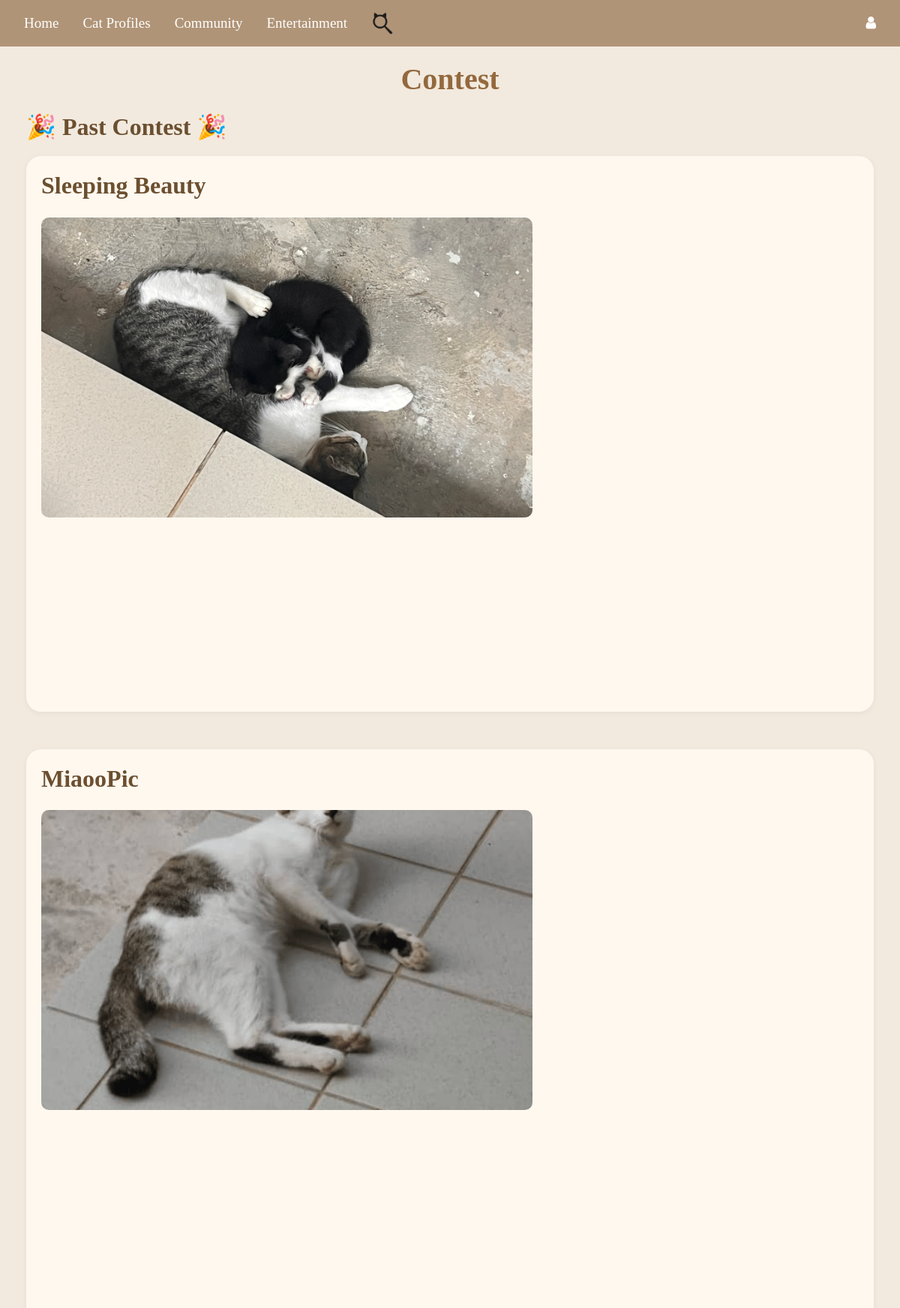
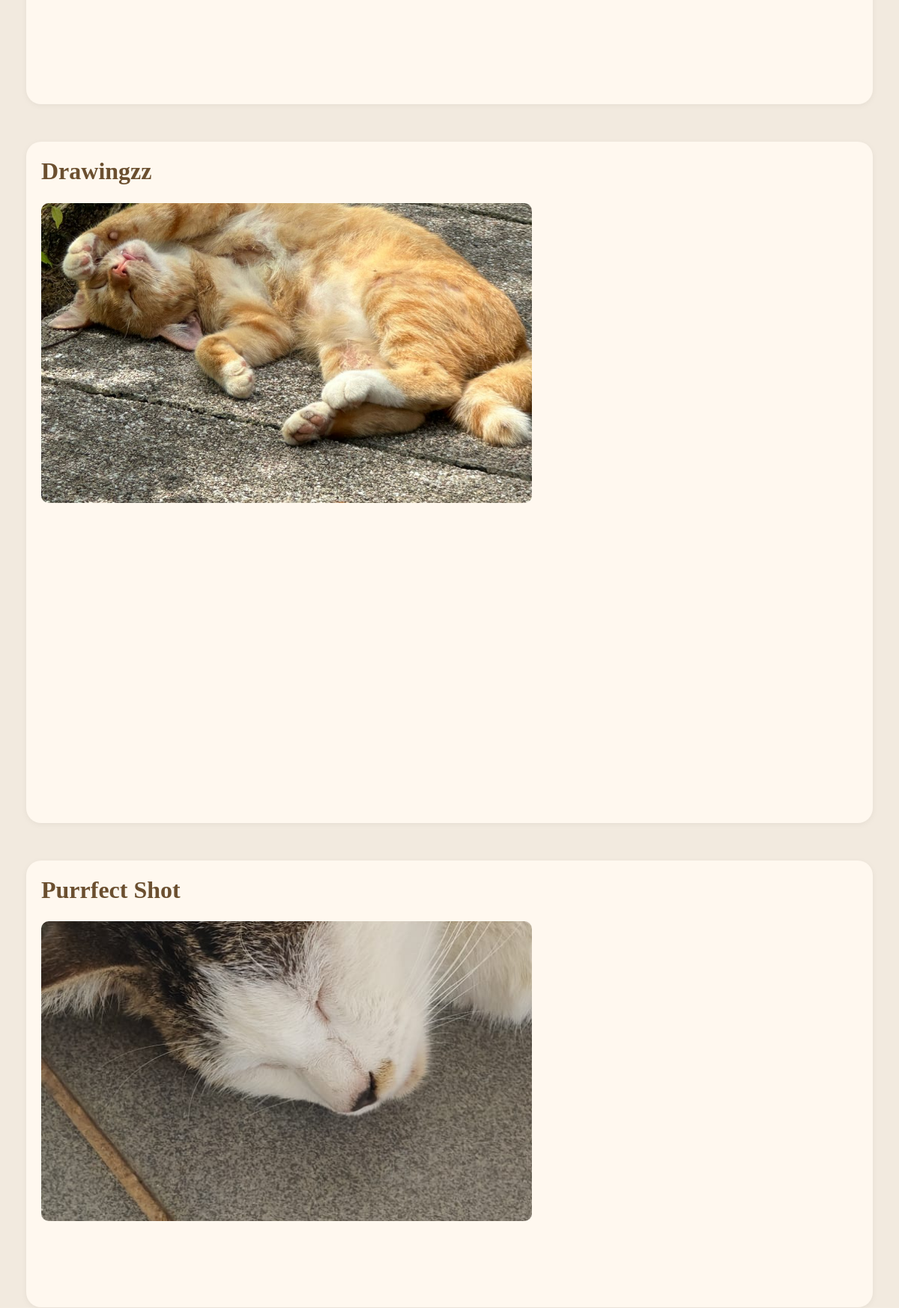
/contest_page (upper part), run on the app's committed database (2 pictures, top to bottom).
### tables this page shows
CREATE TABLE contests (
    id INTEGER PRIMARY KEY AUTOINCREMENT,
    name TEXT NOT NULL,
    start_date TEXT NOT NULL,
    end_date TEXT NOT NULL,
    voting_start TEXT NOT NULL,
    voting_end TEXT NOT NULL,
    result_announcement TEXT NOT NULL,
    purpose TEXT NOT NULL,
    rules TEXT NOT NULL,
    prizes TEXT NOT NULL,
    banner_url TEXT
);

### Website/contestmanagement.py (the view)
@contestmanagement_bp.route("/contest_page")
def contest_page():
    print(f"DEBUG: current_user = {current_user}")  # Debugging current_user
    user_role = getattr(current_user, 'role', 'user')
    print(f"DEBUG: user_role = {user_role}")
    conn = get_db_connection()
    contests = conn.execute("SELECT * FROM contests").fetchall()  # Get all contests
    conn.close()
    today = date.today()
    contests = [dict(c) for c in contests]
    for c in contests:
        c["start_date"] = datetime.strptime(c["start_date"], "%Y-%m-%d").date()  #Convert string to date
        c["end_date"] = datetime.strptime(c["end_date"], "%Y-%m-%d").date()  #Convert string to date
        c["voting_end"] = datetime.strptime(c["voting_end"], "%Y-%m-%d").date()
    ongoing_contests = sorted(
        [c for c in contests if c["start_date"] <= today and c["voting_end"] >= today], key=lambda x: x["voting_end"]
    )  #Sort ongoing contests so those ending soonest are first
    upcoming_contests = sorted(
        [c for c in contests if c["start_date"] > today], key=lambda x: x["start_date"]
    )  #Sort upcoming contests by start date
    completed_contests = sorted(
        [c for c in contests if c["voting_end"] < today], key=lambda x: x["voting_end"], reverse=True
    )  #Sort completed contests with the latest ended at the top
    return render_template("contest.html", contests=contests, user=current_user, user_role=user_role, user_has_submitted=user_has_submitted, ongoing_contests=ongoing_contests, upcoming_contests=upcoming_contests, completed_contests=completed_contests)

### Website/contestmanagement.py (called while the page is built, shortened)
def get_db_connection():
    db_path = os.path.join(os.path.dirname(__file__), '..', 'instance', 'datebase.db')
    db_path = os.path.abspath(db_path)
    conn = sqlite3.connect(db_path)
    conn.row_factory = sqlite3.Row
    return conn

def user_has_submitted(name, contest_id):
    if not name or not contest_id:
        return False

### Website/templates/contest.html (shortened to what this page needs)
{% extends 'base.html' %}
{% block content %}
<div style="padding: 20px;">
    <h1 style="text-align: center; font-family: 'Times New Roman', Times, serif;">Contest</h1>
    {% if completed_contests %}
        <h2 style="color: #6b4f2f; font-family: 'Times New Roman', Times, serif; font-weight: bolder; margin-bottom: 20px;">🎉 Past Contest 🎉</h2>
        {% for contest in completed_contests %}
            <div class="individual-contest-container" style="background-color: #fff8ef; border-radius: 20px; padding: 20px; margin-bottom: 50px; box-shadow: 0 2px 8px rgba(0,0,0,0.05);">
                <div class="contest-card">
                    <div class="contest-header">
                        <h2 onclick="toggleDetails('{{contest.name}}')" class="toggle-button">{{ contest.name }}</h2>
                    </div>
                    <div class="contest-layout">
                        {% if contest.banner_url and contest.banner_url != '' %}
                            <img src="{{ url_for('static', filename='contest/' + contest.banner_url.split('/')[-1]) }}" alt="Contest Banner" class="banner">
                        {% endif %}
                    </div>
                </div>
            </div>
        {% endfor %}
    {% endif %}
</div>
{% endblock %}

### Website/templates/base.html (style rules this page uses)
body { background-color: #f9f4ef; }

### Website/templates/contest.html (style rules this page uses)
h1 { font-weight: bold; color: #94693e; text-align: center; margin-bottom: 20px; }
body { background-color: #f2eadf; }
.banner { width: 100%; max-width: 800px; height: auto; display: block; margin: 0 auto; }
.toggle-button { cursor: pointer; color: #6b4f2f; font-weight: bold; transition: color 0.3s ease-in-out; }
.banner { width: 800px; height: 400px; object-fit: cover; border-radius: 10px; float: left; margin-left: 0; margin-right: auto; align-self: flex-start; }
.contest-card { display: flex; align-items: flex-start; flex-direction: column; gap: 15px; margin-bottom: 50px; }
.contest-header { display:block; font-size: 24px; font-weight: bolder; text-align: left; width: 100%; font-family: 'Times New Roman', Times, serif; }
.contest-layout { display: flex; flex-direction: row; align-items: center; gap: 20px; justify-content: flex-start; max-width: 100%; }

### data on the page
contests: name "Sleeping Beauty", banner_url (picture)
contests: name "MiaooPic", banner_url (picture)
contests: name "Drawingzz", banner_url (picture)
contests: name "Purrfect Shot", banner_url (picture)
